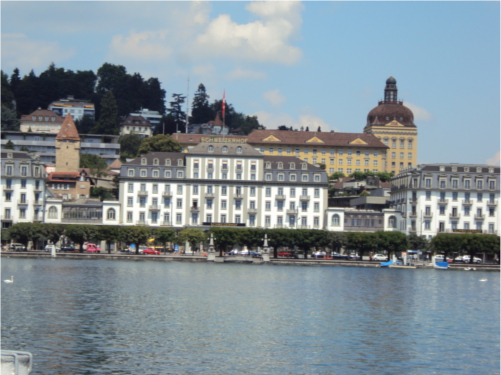
#> input picture CVLab7/multi/pier/1.JPG, 501 x 375 px; its folder holds 3 pictures in this run
$ python pier.py   (Python 2 division)
#> lines starting #> are read from the running program, lines starting #| are printed output that depends on the picture
### CVLab7/twofinal.py
import cv2 as cv
import numpy as np
from matplotlib import pyplot as plt


def two(img1, img2):
    MIN = 10    # 设置最少匹配数
    # 使用SIFT检测匹配点并计算描述子
    # Detects keypoints and computes the descriptors using SIFT Detector
    sift = cv.xfeatures2d.SIFT_create()
    keypoints1, descriptors1 = sift.detectAndCompute(img1, mask=None)
    keypoints2, descriptors2 = sift.detectAndCompute(img2, mask=None)
    # FLANN (Fast_Library_for_Approximate_Nearest_Neighbors)快速最近邻搜索包
    # 对大数据集和高维特征进行最近邻搜索的算法的集合，面对大数据集时效果好于BFMatcher
    FLANN_INDEX_KDTREE = 0  # kd树（k-dimensional树的简称），是一种分割k维数据空间的数据结构。主要应用于多维空间关键数据的搜索（如：范围搜索和最近邻搜索）。
    indexParams = dict(algorithm=FLANN_INDEX_KDTREE, trees=5)   # 处理索引
    searchParams = dict(checks=100)     # 创建对象,用来指定索引树的遍历次数,值越高结果越准确
    flann = cv.FlannBasedMatcher(indexParams, searchParams)
    match = flann.knnMatch(descriptors1, descriptors2, k=2)
    good = []
    for i, (m, n) in enumerate(match):
        if (m.distance < 0.5 * n.distance):     # 数值越小越优
            good.append(m)

    if len(good) > MIN:
        srcList = []
        dstList = []
        for m in good:
            # DMATCH：queryIdx: 待匹配的描述子；trainIdx: 被匹配的描述子
            srcList.append(keypoints1[m.queryIdx].pt)
            dstList.append(keypoints2[m.trainIdx].pt)
        srcPoints = np.float32(srcList).reshape(-1, 1, 2)
        dstPoints = np.float32(dstList).reshape(-1, 1, 2)
        M, mask = cv.findHomography(srcPoints, dstPoints, cv.RANSAC)    # 求变换矩阵
        warpImg = cv.warpPerspective(img2, np.linalg.inv(M), (img1.shape[1] + img2.shape[1], img2.shape[0]))    # 进行透视变换
        direct = warpImg.copy()
        direct[0:img1.shape[0], 0:img1.shape[1]] = img1     # 直接加上左侧图片 == 直接叠加

        rows, cols = img1.shape[:2]
        for col in range(0, cols):
            if img1[:, col].any() and warpImg[:, col].any():  # 开始重叠的最左端
                left = col
                break
        for col in range(cols - 1, 0, -1):
            if img1[:, col].any() and warpImg[:, col].any():  # 重叠的最右一列
                right = col
                break
        res = np.zeros([rows, cols, 3], np.uint8)
        grad = np.zeros([rows, cols], np.uint8)
        for row in range(0, rows):
            for col in range(0, cols):
                if not img1[row, col].any():  # 如果没有1图，用变换后2图的填充
                    res[row, col] = warpImg[row, col]
                elif not warpImg[row, col].any():
                    res[row, col] = img1[row, col]
                else:
                    srcImgLen = float(abs(col - left))
                    dstImgLen = float(abs(col - right))
                    alpha = srcImgLen / (srcImgLen + dstImgLen)
                    grad[row, col] = alpha * 255    # 从重叠最左至最右过渡的遮罩
                    res[row, col] = np.clip(img1[row, col] * (1 - alpha) + warpImg[row, col] * alpha, 0, 255)
        warpImg[0:img1.shape[0], 0:img1.shape[1]] = res
    else:
        print("not enough matches!")

    return direct, warpImg, grad


def crop(Img):
    global left     # 寻找全黑的最左列
    rows, cols = Img.shape[:2]
    for col in range(0, cols):
        if not Img[:, col].any():
            left = col
            break
    cropImg = Img[:, 0:left]
    return cropImg


# [38 lines that do not run on import are left out]

### CVLab7/pier.py
from CVLab7.twofinal import two
from CVLab7.twofinal import crop
import cv2 as cv
from matplotlib import pyplot as plt

path = 'multi/pier/'
img1 = cv.imread(path + '1.JPG')
#> img1 is the input picture: shape (375, 501, 3); mean B, G, R 149.6, 143, 130.7
img2 = cv.imread(path + '2.JPG')
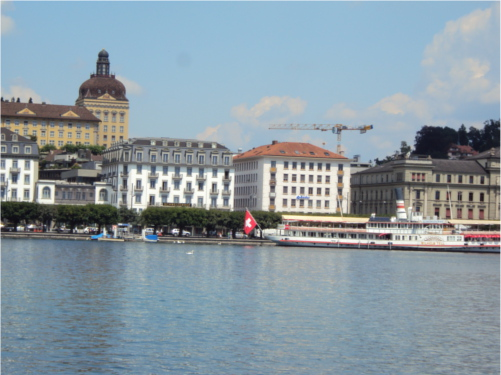
#> input picture CVLab7/multi/pier/2.JPG, 501 x 375 px
#> img2 is the input picture: shape (375, 501, 3); mean B, G, R 162.2, 152.9, 137.6
img3 = cv.imread(path + '3.JPG')
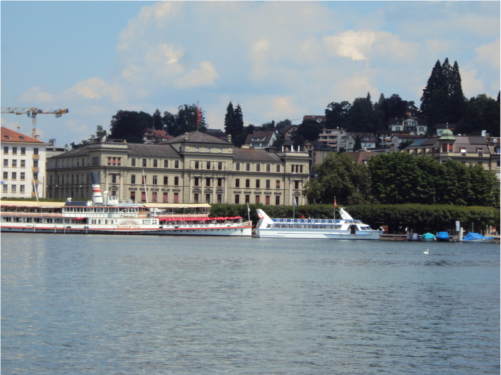
#> input picture CVLab7/multi/pier/3.JPG, 501 x 375 px
#> img3 is the input picture: shape (375, 501, 3); mean B, G, R 146.2, 139.8, 129.1
direct1, warpImg1, grad1 = two(img1, img2)
#> in two, `keypoints1, descriptors1 = sift.detectAndCompute(img1, mask=None)`: keypoints1 = 1780 keypoints; strongest (x, y, size): (466, 257, 3.9), (318, 253, 2.8), (8, 195, 5.7), (195, 203, 3.4)
#> in two, `keypoints2, descriptors2 = sift.detectAndCompute(img2, mask=None)`: keypoints2 = 1298 keypoints; strongest (x, y, size): (388, 236, 4.5), (175, 231, 3.9), (31, 226, 2.7), (19, 228, 2.8)
#> in two, `match = flann.knnMatch(descriptors1, descriptors2, k=2)`: match = 1780 matches
#> after the loop in two, `for i, (m, n) in enumerate(match):`: good = 309 matches
#> after the loop in two, `for m in good:`: dstList = 309 pairs, first value 9.83 to 204.6, second value 57.82 to 237.5; srcList = 309 pairs, first value 12.04 to 495.5, second value 84.99 to 264.3
#> in two, `srcPoints = np.float32(srcList).reshape(-1, 1, 2)`: srcPoints = 309 rows, first 8: [12.04, 185.5], [12.16, 197.8], [142.6, 193.2], [142.9, 187], [142.9, 187], [148.9, 185.7], [166.2, 164.5], [280, 197.1]
#> in two, `dstPoints = np.float32(dstList).reshape(-1, 1, 2)`: dstPoints = 309 rows, first 8: [204.6, 173.9], [204.3, 186.8], [14.63, 169.9], [14.87, 164.1], [14.87, 164.1], [20.98, 162.6], [13.13, 140.2], [14.63, 169.9]
#> in two, `M, mask = cv.findHomography(srcPoints, dstPoints, cv.RANSAC)`: M = [[1.1, -0.0097, -316.4], [0.0474, 1.08, -47.93], [0.000197, 2.17e-05, 1]]; mask = 309 values, max 1 at index 10, min 0 at index 0, mean 0.958
#> after the loop in two, `for row in range(0, rows):`:
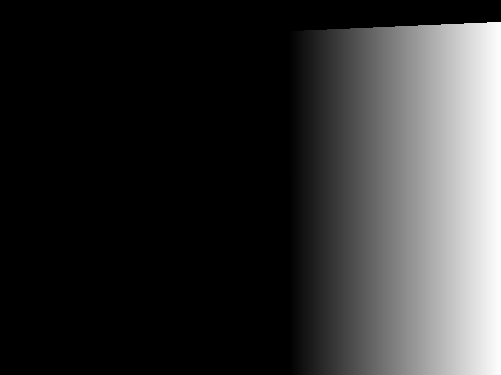
#> grad: shape (375, 501); min 0, max 255, mean 50.4
direct2, warpImg2, grad2 = two(img2, img3)
#> in two (call 2), `keypoints1, descriptors1 = sift.detectAndCompute(img1, mask=None)`: keypoints1 has the same summary as keypoints2
#> in two (call 2), `keypoints2, descriptors2 = sift.detectAndCompute(img2, mask=None)`: keypoints2 = 1315 keypoints; strongest (x, y, size): (463, 151, 2.4), (261, 213, 5), (353, 228, 4.9), (457, 223, 3.1)
#> in two (call 2), `match = flann.knnMatch(descriptors1, descriptors2, k=2)`: match = 1298 matches
#> after the loop in two (call 2), `for i, (m, n) in enumerate(match):`: good = 291 matches
#> after the loop in two (call 2), `for m in good:`: dstList = 291 pairs, first value 5.48 to 231.5, second value 105.7 to 238.1; srcList = 291 pairs, first value 284.9 to 491.6, second value 120.6 to 253.6
#> in two (call 2), `srcPoints = np.float32(srcList).reshape(-1, 1, 2)`: srcPoints = 291 rows, first 8: [284.9, 196.5], [290.1, 165.9], [290.1, 165.9], [298.5, 166.4], [310.9, 172.6], [315.3, 167], [315.3, 167], [318.4, 197.8]
#> in two (call 2), `dstPoints = np.float32(dstList).reshape(-1, 1, 2)`: dstPoints = 291 rows, first 8: [5.48, 169.5], [10.12, 151], [10.12, 151], [10.12, 151], [14.48, 157.1], [10.12, 151], [10.12, 151], [13.57, 182.3]
#> in two (call 2), `M, mask = cv.findHomography(srcPoints, dstPoints, cv.RANSAC)`: M = [[1.1, 0.00601, -337], [0.0323, 1.08, -30.22], [0.000204, 1.41e-05, 1]]; mask = 291 values, max 1 at index 5, min 0 at index 0, mean 0.966
#> in two (call 2), `direct[0:img1.shape[0], 0:img1.shape[1]] = img1`:
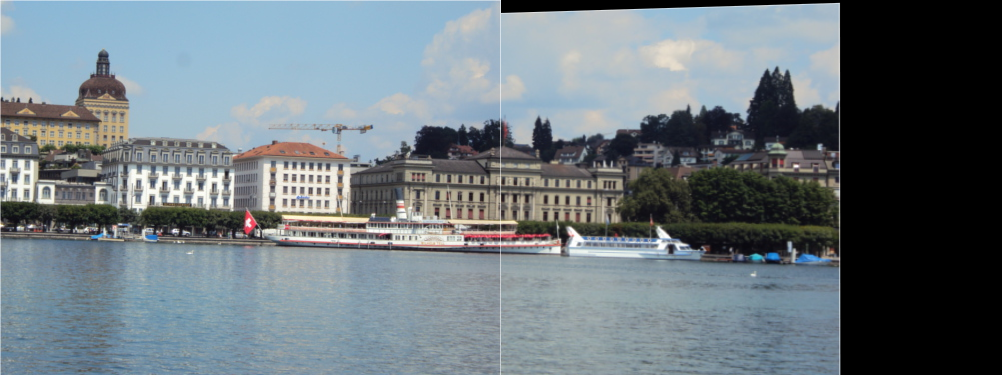
#> direct: shape (375, 1002, 3); mean B, G, R 125.9, 119.5, 108.7
direct, warpImg, grad = two(warpImg1, warpImg2)
#> in two (call 3), `keypoints1, descriptors1 = sift.detectAndCompute(img1, mask=None)`: keypoints1 = 2555 keypoints; strongest (x, y, size): (695, 263, 4.8), (466, 258, 4), (822, 271, 3.1), (8, 195, 5.7)
#> in two (call 3), `keypoints2, descriptors2 = sift.detectAndCompute(img2, mask=None)`: keypoints2 = 2182 keypoints; strongest (x, y, size): (388, 236, 4.4), (175, 231, 3.9), (31, 226, 2.7), (571, 231, 5.3)
#> in two (call 3), `match = flann.knnMatch(descriptors1, descriptors2, k=2)`: match = 2555 matches
#> after the loop in two (call 3), `for i, (m, n) in enumerate(match):`: good = 707 matches
#> after the loop in two (call 3), `for m in good:`: dstList = 707 pairs, first value 9.83 to 503.4, second value 9.88 to 263.8; srcList = 707 pairs, first value 12.04 to 815.4, second value 18.52 to 287.1
#> in two (call 3), `srcPoints = np.float32(srcList).reshape(-1, 1, 2)`: srcPoints = 707 rows, first 8: [12.04, 185.5], [12.16, 197.8], [142.6, 193.2], [142.9, 187], [142.9, 187], [148.9, 185.7], [280, 197.1], [280.3, 191.7]
#> in two (call 3), `dstPoints = np.float32(dstList).reshape(-1, 1, 2)`: dstPoints = 707 rows, first 8: [204.6, 173.9], [204.3, 186.8], [14.63, 169.9], [14.87, 164.1], [14.87, 164.1], [20.98, 162.6], [14.63, 169.9], [14.87, 164.1]
#> in two (call 3), `M, mask = cv.findHomography(srcPoints, dstPoints, cv.RANSAC)`: M = [[1.1, -0.00979, -316.3], [0.0473, 1.08, -47.93], [0.000196, 2.16e-05, 1]]; mask = 707 values, max 1 at index 8, min 0 at index 0, mean 0.976
#> after the loop in two (call 3), `for row in range(0, rows):`:
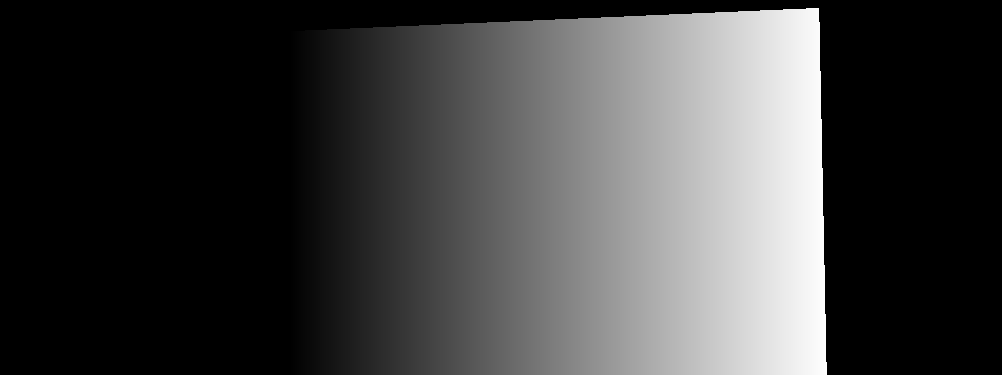
#> grad: shape (375, 1002); min 0, max 255, mean 64.5
#> after the loop in two (call 3), `for row in range(0, rows):`:
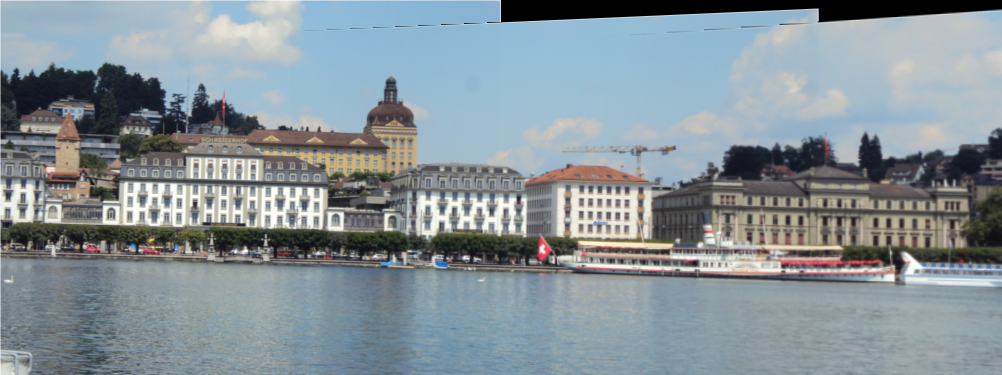
#> res: shape (375, 1002, 3); mean B, G, R 152.2, 145.8, 134.3
out1 = cv.cvtColor(direct, cv.COLOR_BGR2RGB)
plt.subplot(311)
plt.imshow(out1, )
plt.axis('off')
out3 = cv.cvtColor(grad, cv.COLOR_GRAY2RGB)
plt.subplot(312)
plt.imshow(out3, )
plt.axis('off')
out2 = cv.cvtColor(warpImg, cv.COLOR_BGR2RGB)
plt.subplot(313)
plt.imshow(out2, )
plt.axis('off')
plt.show()

cropImg = crop(warpImg)
#> in crop, `cropImg = Img[:, 0:left]`:
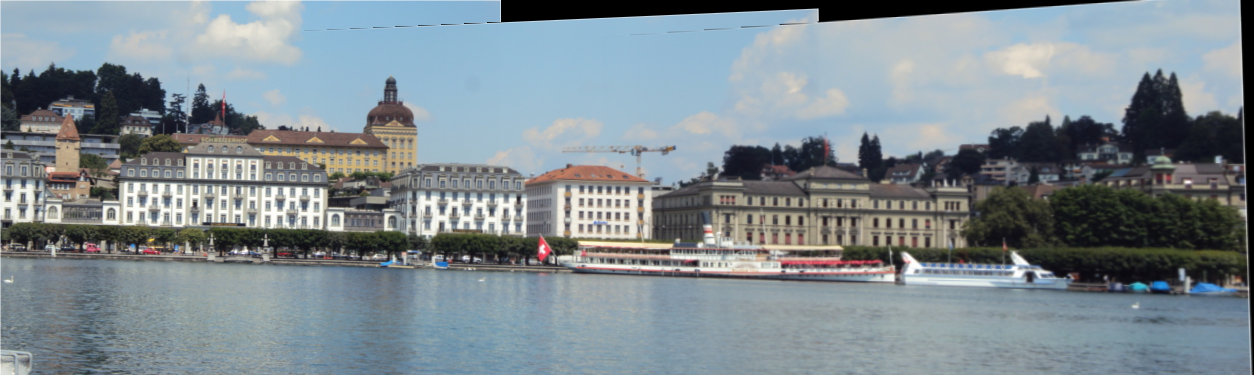
#> cropImg: shape (375, 1254, 3); mean B, G, R 144.5, 138.2, 127
cv.imshow('crop', cropImg)
cv.waitKey()
cv.imwrite(path + 'pier.png', cropImg)
